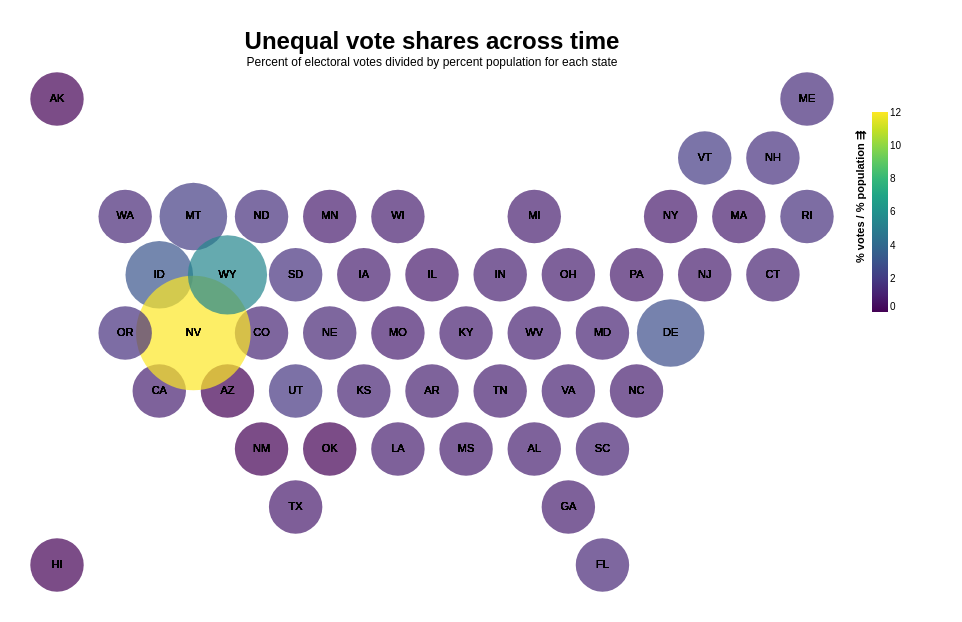

Write the Vega-Lite specification saved for this chart.
### Vega specification from a JSON file in a GitHub repository (floating-point values rounded to 4 significant figures; data arrays with more than 128 entries replaced by an {"elided": "..."} marker saying what was removed)
{"$schema": "https://vega.github.io/schema/vega/v5.json", "background": "white", "padding": 30, "width": 750, "height": 500, "title": {"text": ["Unequal vote shares across time"], "fontSize": 24, "subtitle": ["Percent of electoral votes divided by percent population for each state"], "frame": "group"}, "style": "cell", "data": [{"name": "Choose_store", "values": [{"unit": "layer_0", "fields": [{"type": "E", "field": "year"}], "values": [1900]}]}, {"name": "data-d8bdb51ec45351b155af748a57fe92d6", "values": {"elided": "350 records"}}, {"name": "data_1", "source": "data-d8bdb51ec45351b155af748a57fe92d6", "transform": [{"type": "extent", "field": "votes-population", "signal": "layer_0_bin_maxbins_10_votes_population_extent"}, {"type": "bin", "field": "votes-population", "as": ["bin_maxbins_10_votes-population", "bin_maxbins_10_votes-population_end"], "signal": "layer_0_bin_maxbins_10_votes_population_bins", "extent": {"signal": "layer_0_bin_maxbins_10_votes_population_extent"}, "maxbins": 10}, {"type": "filter", "expr": "!length(data(\"Choose_store\")) || vlSelectionTest(\"Choose_store\", datum)"}, {"type": "geojson", "fields": ["centroid_lon", "centroid_lat"], "signal": "layer_0_geojson_0"}, {"type": "geopoint", "projection": "projection", "fields": ["centroid_lon", "centroid_lat"], "as": ["layer_0_x", "layer_0_y"]}, {"type": "filter", "expr": "isValid(datum[\"bin_maxbins_10_votes-population\"]) && isFinite(+datum[\"bin_maxbins_10_votes-population\"])"}]}, {"name": "data_2", "source": "data-d8bdb51ec45351b155af748a57fe92d6", "transform": [{"type": "geojson", "fields": ["centroid_lon", "centroid_lat"], "signal": "layer_1_geojson_0"}, {"type": "geopoint", "projection": "projection", "fields": ["centroid_lon", "centroid_lat"], "as": ["layer_1_x", "layer_1_y"]}]}], "projections": [{"name": "projection", "size": {"signal": "[width, height]"}, "fit": {"signal": "[layer_0_geojson_0, layer_1_geojson_0]"}}], "signals": [{"name": "unit", "value": {}, "on": [{"events": "mousemove", "update": "isTuple(group()) ? group() : unit"}]}, {"name": "Year", "init": "1900", "bind": {"input": "range", "max": 2020, "min": 1900, "step": 20}}, {"name": "Choose", "update": "vlSelectionResolve(\"Choose_store\", \"union\", true, true)"}, {"name": "Choose_tuple", "update": "Year !== null ? {fields: Choose_tuple_fields, values: [Year]} : null"}, {"name": "Choose_tuple_fields", "value": [{"type": "E", "field": "year"}]}, {"name": "Choose_modify", "on": [{"events": {"signal": "Choose_tuple"}, "update": "modify(\"Choose_store\", Choose_tuple, true)"}]}], "marks": [{"name": "layer_0_marks", "type": "symbol", "style": ["circle"], "interactive": true, "from": {"data": "data_1"}, "encode": {"update": {"opacity": {"value": 0.7}, "fill": {"scale": "color", "field": "votes-population"}, "tooltip": {"signal": "{\"State\": isValid(datum[\"State\"]) ? datum[\"State\"] : \"\"+datum[\"State\"], \"Population\": isValid(datum[\"population\"]) ? datum[\"population\"] : \"\"+datum[\"population\"], \"Electoral votes\": isValid(datum[\"electoral votes\"]) ? datum[\"electoral votes\"] : \"\"+datum[\"electoral votes\"], \"Ratio %-electoral-votes to %-population\": format(datum[\"votes-population\"], \"\")}"}, "ariaRoleDescription": {"value": "circle"}, "description": {"signal": "\"votes-population: \" + (format(datum[\"votes-population\"], \"\")) + \"; centroid_lat: \" + (format(datum[\"centroid_lat\"], \"\")) + \"; centroid_lon: \" + (format(datum[\"centroid_lon\"], \"\")) + \"; votes-population (binned): \" + (!isValid(datum[\"bin_maxbins_10_votes-population\"]) || !isFinite(+datum[\"bin_maxbins_10_votes-population\"]) ? \"null\" : format(datum[\"bin_maxbins_10_votes-population\"], \"\") + \" – \" + format(datum[\"bin_maxbins_10_votes-population_end\"], \"\")) + \"; State: \" + (isValid(datum[\"State\"]) ? datum[\"State\"] : \"\"+datum[\"State\"]) + \"; % electoral votes divided by % population: \" + (format(datum[\"votes-population\"], \"\"))"}, "x": {"field": "layer_0_x"}, "y": {"field": "layer_0_y"}, "size": {"signal": "scale(\"size\", 0.5 * datum[\"bin_maxbins_10_votes-population\"] + 0.5 * datum[\"bin_maxbins_10_votes-population_end\"])"}, "shape": {"value": "circle"}}}}, {"name": "layer_1_marks", "type": "text", "style": ["text"], "interactive": false, "from": {"data": "data_2"}, "encode": {"update": {"fill": {"value": "black"}, "description": {"signal": "\"centroid_lat: \" + (format(datum[\"centroid_lat\"], \"\")) + \"; centroid_lon: \" + (format(datum[\"centroid_lon\"], \"\")) + \"; state_code: \" + (isValid(datum[\"state_code\"]) ? datum[\"state_code\"] : \"\"+datum[\"state_code\"])"}, "x": {"field": "layer_1_x"}, "y": {"field": "layer_1_y"}, "text": {"signal": "isValid(datum[\"state_code\"]) ? datum[\"state_code\"] : \"\"+datum[\"state_code\"]"}, "align": {"value": "center"}, "baseline": {"value": "middle"}}}}], "scales": [{"name": "color", "type": "linear", "domain": {"data": "data_1", "field": "votes-population"}, "range": {"scheme": "viridis"}, "interpolate": "hcl", "zero": false}, {"name": "size", "type": "linear", "domain": {"signal": "[layer_0_bin_maxbins_10_votes_population_bins.start, layer_0_bin_maxbins_10_votes_population_bins.stop]"}, "range": [2000, 14000], "bins": {"signal": "layer_0_bin_maxbins_10_votes_population_bins"}, "zero": true}], "legends": [{"orient": "right", "padding": 30, "title": "% votes / % population ⇶", "titleOrient": "left", "fill": "color", "symbolType": "circle", "encode": {"symbols": {"update": {"opacity": {"value": 0.7}}}}}], "config": {"style": {"cell": {"stroke": null}}}}
